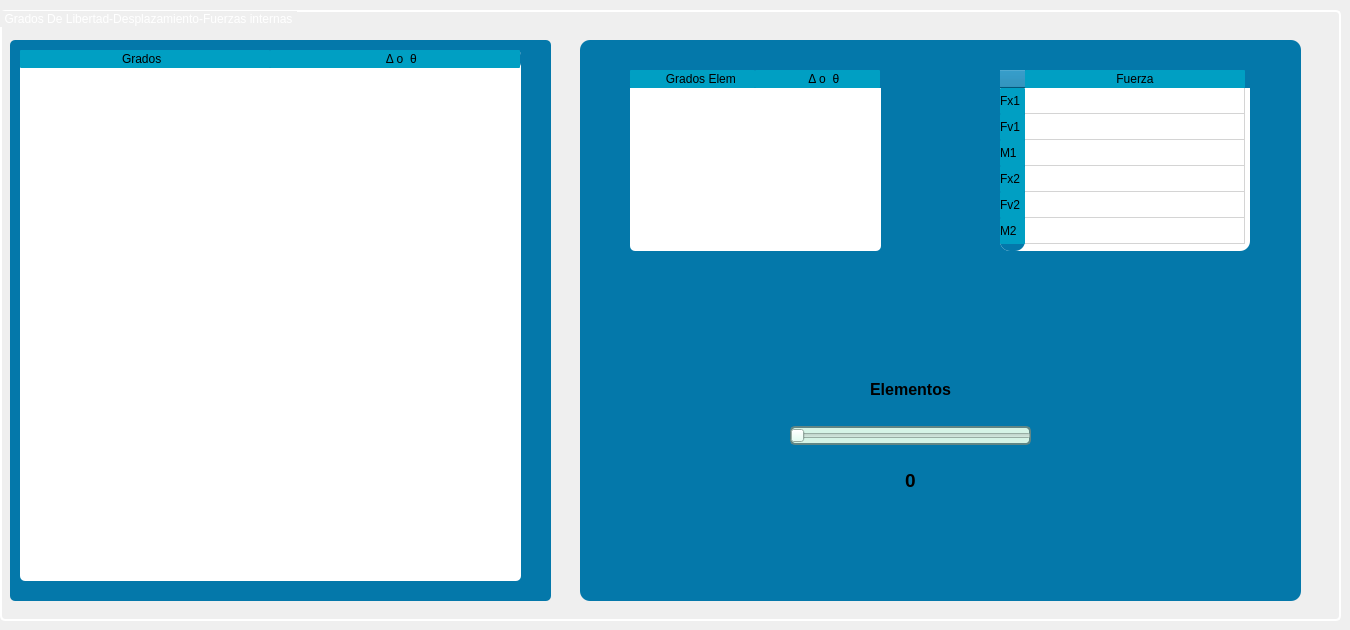
       <widget class="QWidget" name="pagina_3">
        <widget class="QGroupBox" name="groupBox_3">
         <property name="geometry">
          <rect>
           <x>0</x>
           <y>10</y>
           <width>1341</width>
           <height>611</height>
          </rect>
         </property>
         <property name="styleSheet">
          <string notr="true">QGroupBox{
/*Borde*/
border: 2px solid rgb(255, 255, 255);
border-radius: 5px;

	/*Letra*/
	font: 15pt &quot;Impact&quot;;
	color: rgb(255, 255, 255);
}</string>
         </property>
         <property name="title">
          <string>Grados De Libertad-Desplazamiento-Fuerzas internas</string>
         </property>
         <widget class="QFrame" name="frame_3">
          <property name="geometry">
           <rect>
            <x>10</x>
            <y>30</y>
            <width>541</width>
            <height>561</height>
           </rect>
          </property>
          <property name="styleSheet">
           <string notr="true">/*border: 2px solid rgb(97, 134, 133);*/
background-color: rgb(4, 120, 170);
border-radius: 5px;</string>
          </property>
          <property name="frameShape">
           <enum>QFrame::StyledPanel</enum>
          </property>
          <property name="frameShadow">
           <enum>QFrame::Raised</enum>
          </property>
          <widget class="QTableWidget" name="tbl_g_delta">
           <property name="geometry">
            <rect>
             <x>10</x>
             <y>10</y>
             <width>501</width>
             <height>531</height>
            </rect>
           </property>
           <property name="styleSheet">
            <string notr="true">QTableWidget{
	
	background-color: rgb(255, 255, 255);
	border-radius : 5px;
color: rgb(0, 0, 0);
font: 75 10pt &quot;Calibri&quot;;
}

QTableWidget:hover{

border : 2px solid  rgb(0, 255, 255);

}

QHeaderView::section{
border-radius : 1px;
	background-color: rgb(0, 159, 195);

color: rgb(0, 0, 0);
font: 75 11pt &quot;Times New Roman&quot;;

}

QTableWidget:hover{

border : 2px solid  rgb(0, 255, 255);

}
</string>
           </property>
           <property name="horizontalScrollBarPolicy">
            <enum>Qt::ScrollBarAlwaysOff</enum>
           </property>
           <attribute name="horizontalHeaderDefaultSectionSize">
            <number>250</number>
           </attribute>
           <attribute name="verticalHeaderMinimumSectionSize">
            <number>20</number>
           </attribute>
           <attribute name="verticalHeaderDefaultSectionSize">
            <number>25</number>
           </attribute>
           <column>
            <property name="text">
             <string>        Grados          </string>
            </property>
           </column>
           <column>
            <property name="text">
             <string>          Δ o  θ      </string>
            </property>
           </column>
          </widget>
         </widget>
         <widget class="QFrame" name="frame_4">
          <property name="geometry">
           <rect>
            <x>580</x>
            <y>30</y>
            <width>721</width>
            <height>561</height>
           </rect>
          </property>
          <property name="styleSheet">
           <string notr="true">/*border: 2px solid rgb(97, 134, 133);*/
background-color: rgb(4, 120, 170);
border-radius: 10px;</string>
          </property>
          <property name="frameShape">
           <enum>QFrame::StyledPanel</enum>
          </property>
          <property name="frameShadow">
           <enum>QFrame::Raised</enum>
          </property>
          <widget class="QTableWidget" name="tbl_g_delta_elem">
           <property name="geometry">
            <rect>
             <x>50</x>
             <y>30</y>
             <width>251</width>
             <height>181</height>
            </rect>
           </property>
           <property name="styleSheet">
            <string notr="true">QTableWidget{
	
	background-color: rgb(255, 255, 255);
	border-radius : 5px;
color: rgb(0, 0, 0);
font: 75 10pt &quot;Calibri&quot;;
}

QTableWidget:hover{

border : 2px solid  rgb(0, 255, 255);

}

QHeaderView::section{
border-radius : 1px;
	background-color: rgb(0, 159, 195);

color: rgb(0, 0, 0);
font: 75 11pt &quot;Times New Roman&quot;;

}

QTableWidget:hover{

border : 2px solid  rgb(0, 255, 255);

}
</string>
           </property>
           <property name="horizontalScrollBarPolicy">
            <enum>Qt::ScrollBarAlwaysOff</enum>
           </property>
           <attribute name="horizontalHeaderDefaultSectionSize">
            <number>125</number>
           </attribute>
           <attribute name="verticalHeaderMinimumSectionSize">
            <number>20</number>
           </attribute>
           <attribute name="verticalHeaderDefaultSectionSize">
            <number>26</number>
           </attribute>
           <column>
            <property name="text">
             <string>             Grados Elem        </string>
            </property>
           </column>
           <column>
            <property name="text">
             <string>          Δ o  θ      </string>
            </property>
           </column>
          </widget>
          <widget class="QWidget" name="layoutWidget_2">
           <property name="geometry">
            <rect>
             <x>210</x>
             <y>320</y>
             <width>241</width>
             <height>151</height>
            </rect>
           </property>
           <layout class="QVBoxLayout" name="verticalLayout_2">
            <item>
             <widget class="QLabel" name="label">
              <property name="text">
               <string>&lt;html&gt;&lt;head/&gt;&lt;body&gt;&lt;p align=&quot;center&quot;&gt;&lt;span style=&quot; font-size:12pt; font-weight:600;&quot;&gt;Elementos&lt;/span&gt;&lt;/p&gt;&lt;/body&gt;&lt;/html&gt;</string>
              </property>
             </widget>
            </item>
            <item>
             <widget class="QSlider" name="slider_Elem">
              <property name="styleSheet">
               <string notr="true">background-color: rgb(213, 244, 230);
border: 2px solid rgb(97, 134, 133);
border-radius: 5px;</string>
              </property>
              <property name="orientation">
               <enum>Qt::Horizontal</enum>
              </property>
             </widget>
            </item>
            <item>
             <widget class="QLabel" name="n_Elem">
              <property name="text">
               <string>&lt;html&gt;&lt;head/&gt;&lt;body&gt;&lt;p align=&quot;center&quot;&gt;&lt;span style=&quot; font-size:14pt; font-weight:600;&quot;&gt;0&lt;/span&gt;&lt;/p&gt;&lt;/body&gt;&lt;/html&gt;</string>
              </property>
              <property name="alignment">
               <set>Qt::AlignCenter</set>
              </property>
             </widget>
            </item>
           </layout>
          </widget>
          <widget class="QTableWidget" name="tbl_g_delta_elem_2">
           <property name="geometry">
            <rect>
             <x>420</x>
             <y>30</y>
             <width>250</width>
             <height>181</height>
            </rect>
           </property>
           <property name="styleSheet">
            <string notr="true">QTableWidget{
	
	background-color: rgb(255, 255, 255);
	border-radius : 10px;
color: rgb(0, 0, 0);
font: 75 10pt &quot;Calibri&quot;;
}

QTableWidget:hover{

border : 2px solid  rgb(0, 255, 255);

}

QHeaderView::section{
border-radius : 1px;
	background-color: rgb(0, 159, 195);

color: rgb(0, 0, 0);
font: 75 11pt &quot;Times New Roman&quot;;

}

QTableWidget:hover{

border : 2px solid  rgb(0, 255, 255);

}
</string>
           </property>
           <property name="horizontalScrollBarPolicy">
            <enum>Qt::ScrollBarAlwaysOff</enum>
           </property>
           <attribute name="horizontalHeaderMinimumSectionSize">
            <number>37</number>
           </attribute>
           <attribute name="horizontalHeaderDefaultSectionSize">
            <number>220</number>
           </attribute>
           <attribute name="verticalHeaderMinimumSectionSize">
            <number>20</number>
           </attribute>
           <attribute name="verticalHeaderDefaultSectionSize">
            <number>26</number>
           </attribute>
           <row>
            <property name="text">
             <string>Fx1</string>
            </property>
           </row>
           <row>
            <property name="text">
             <string>Fv1</string>
            </property>
           </row>
           <row>
            <property name="text">
             <string>M1</string>
            </property>
           </row>
           <row>
            <property name="text">
             <string>Fx2</string>
            </property>
           </row>
           <row>
            <property name="text">
             <string>Fv2</string>
            </property>
           </row>
           <row>
            <property name="text">
             <string>M2</string>
            </property>
           </row>
           <column>
            <property name="text">
             <string>Fuerza</string>
            </property>
           </column>
          </widget>
         </widget>
        </widget>
       </widget>
